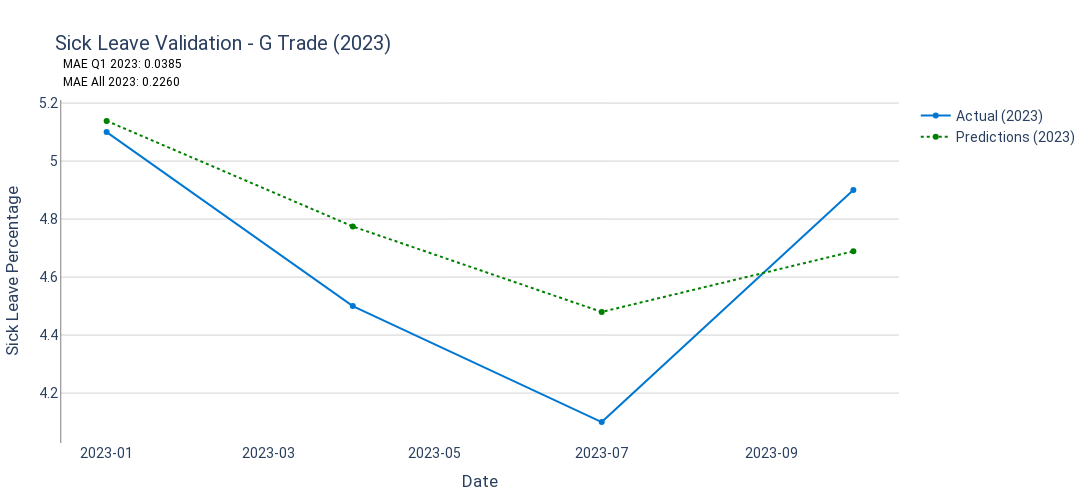

Here is the notebook cell this chart was saved with:
### Code cell
# 13. Visualization for 2023
fig_2023 = go.Figure()
fig_2023.add_trace(go.Scatter(
    x=test_df[test_df['Year'] == 2023].index,
    y=y_test[test_df['Year'] == 2023],
    mode='lines+markers',
    name='Actual (2023)',
    line=dict(color='#0078d2', width=2)
))
fig_2023.add_trace(go.Scatter(
    x=test_df[test_df['Year'] == 2023].index,
    y=y_pred_2023,
    mode='lines+markers',
    name='Predictions (2023)',
    line=dict(color='green', width=2, dash='dot')
))
fig_2023.add_annotation(
    xref="paper", yref="paper", x=0.00, y=1.13, showarrow=False,
    text=f"MAE Q1 2023: {mae_q1_2023:.4f}",
    font=dict(size=12, color="black")
)
fig_2023.add_annotation(
    xref="paper", yref="paper", x=0.00, y=1.08, showarrow=False,
    text=f"MAE All 2023: {mae_all_2023:.4f}",
    font=dict(size=12, color="black")
)
fig_2023.update_layout(
    title=f'Sick Leave Validation - G Trade (2023)',
    xaxis_title='Date',
    yaxis_title='Sick Leave Percentage',
    plot_bgcolor='white',
    xaxis=dict(showgrid=False, tickformat="%Y-%m"),
    yaxis=dict(showgrid=True, gridcolor='lightgrey', showline=True, linewidth=0.5, linecolor='black'),
    font=dict(family="Roboto", size=14),
    margin=dict(l=50, r=50, t=100, b=50),
    width=1100, height=500
)
fig_2023.show()

### Figure 1 — Plotly figure (JSON) as saved in the notebook; plotly's stock layout.template omitted (floating-point values rounded to 4 significant figures)
{"data": [{"line": {"color": "#0078d2", "width": 2}, "mode": "lines+markers", "name": "Actual (2023)", "type": "scatter", "x": ["2023-01-01T00:00:00", "2023-04-01T00:00:00", "2023-07-01T00:00:00", "2023-10-01T00:00:00"], "y": [5.1, 4.5, 4.1, 4.9]}, {"line": {"color": "green", "dash": "dot", "width": 2}, "mode": "lines+markers", "name": "Predictions (2023)", "type": "scatter", "x": ["2023-01-01T00:00:00", "2023-04-01T00:00:00", "2023-07-01T00:00:00", "2023-10-01T00:00:00"], "y": [5.139, 4.775, 4.48, 4.689]}], "layout": {"annotations": [{"font": {"color": "black", "size": 12}, "showarrow": false, "text": "MAE Q1 2023: 0.0385", "x": 0, "xref": "paper", "y": 1.13, "yref": "paper"}, {"font": {"color": "black", "size": 12}, "showarrow": false, "text": "MAE All 2023: 0.2260", "x": 0, "xref": "paper", "y": 1.08, "yref": "paper"}], "font": {"family": "Roboto", "size": 14}, "height": 500, "margin": {"b": 50, "l": 50, "r": 50, "t": 100}, "plot_bgcolor": "white", "title": {"text": "Sick Leave Validation - G Trade (2023)"}, "width": 1100, "xaxis": {"showgrid": false, "tickformat": "%Y-%m", "title": {"text": "Date"}}, "yaxis": {"gridcolor": "lightgrey", "linecolor": "black", "linewidth": 0.5, "showgrid": true, "showline": true, "title": {"text": "Sick Leave Percentage"}}}}
